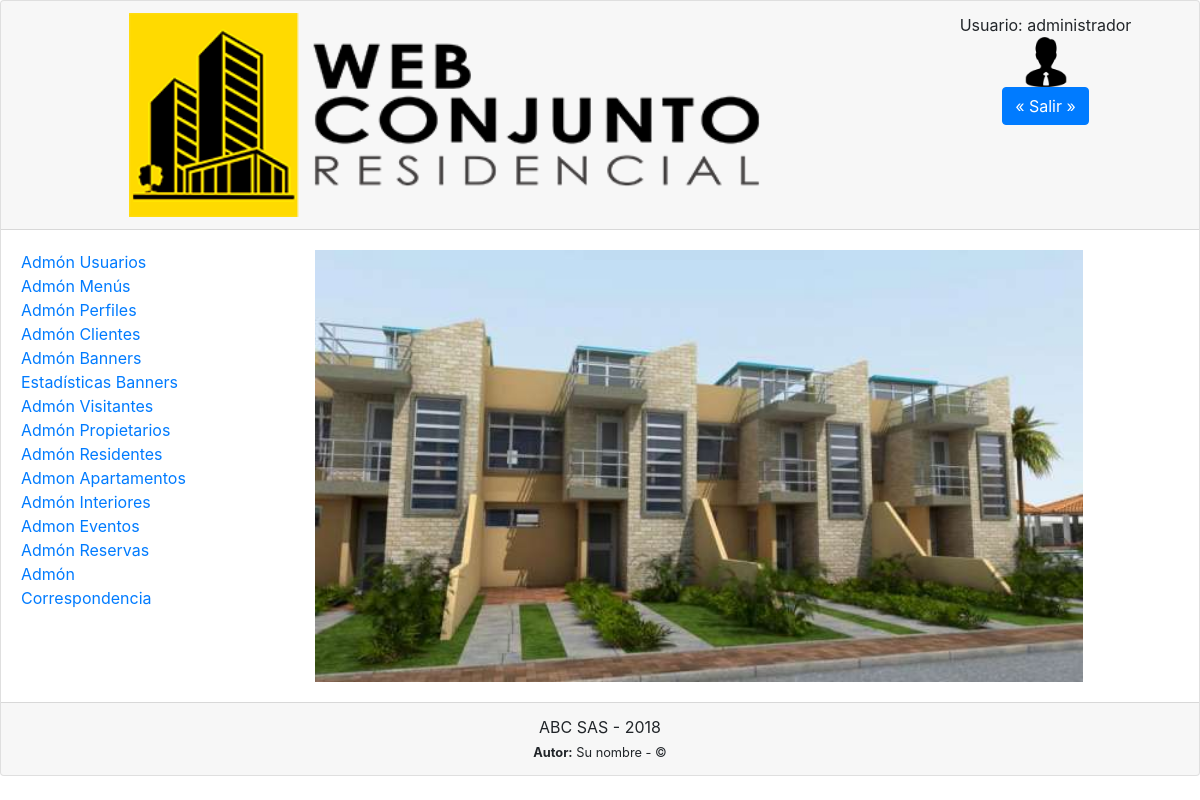
Screenshot of /dentrodehtdocs/mi_proyecto/aplicacion4.php (signed in) with the database file from the repository.
### tables this page shows
CREATE TABLE `menus` (
  `id_menu` int(2) NOT NULL AUTO_INCREMENT,
  `titulo` varchar(50) NOT NULL,
  `modulo` varchar(100) NOT NULL,
  `icono` varchar(100) NOT NULL,
  `url` varchar(100) NOT NULL,
  PRIMARY KEY (`id_menu`)
);

### config_conjunto/mysqli.class.php (called while the page is built, shortened)
<?php
class base
{
	private $db;
	private $id_resultado;
	function __construct($server=IPSERVER,$user=USERDB,$pass=PASSWD,$basedatos=DB,$port=PORTDB,$connection_type="N")
	{
		$this->db = null;
		$this->id_resultado = null;
	}
	function conectar($server=IPSERVER,$user=USERDB,$pass=PASSWD,$basedatos=DB,$port=PORTDB,$connection_type="N") {
		switch (strtoupper($connection_type)) {
			case 'N':
				$this->db = mysqli_connect($server,$user,$pass,$basedatos,$port);
				break;
		}
		if ($this->db) {
			$this->db->set_charset("utf8");
		}
		return($this->db);
	}
	function consulta($query) {
		return($this->id_resultado = $this->db->query($query));
	}
	function trae_fila($index_type="A") {
		switch ($index_type) {
			case 'A':
				$fila = mysqli_fetch_array($this->id_resultado,MYSQLI_ASSOC);
				break;
		}
		return($fila);
	}
}
class subase extends base
{
	function sub_tuplas($query, $index_type="A") {
		if (!empty($query)) {
			if ($this->consulta($query)) {
				$tabla=array();
				while ($fila=$this->trae_fila($index_type)) {
					$tabla[]=$fila;
				}
				return($tabla);
			} else {
				return null;
			}
		}
	}
}
?>

### dentrodehtdocs/mi_proyecto/menu4.php (the view, shortened to what this page needs)
<?php
$sql="SELECT id_menu,titulo FROM menus ORDER BY id_menu";
if ($tabla=$db->sub_tuplas($sql)) {
	foreach ($tabla as $key => $fila) {
		echo "<a href=\"".PROGRAMA."?opcion=".$fila["id_menu"],"\">".$fila["titulo"]."</a><br/>";
	}
}
?>

### dentrodehtdocs/mi_proyecto/aplicacion4.php (shortened to what this page needs)
<?php
$db = new subase();
?>
<!DOCTYPE html>
<html lang="es">
<head>
	<link rel="stylesheet" href="https://maxcdn.bootstrapcdn.com/bootstrap/4.1.3/css/bootstrap.min.css">
</head>
<body>
<div class="card">
  <div class="card-header">
	<div class="row">
	  <div class="col-sm-9" style="text-align: center;">
	  	<?php include "encabezado".VERSION.".php"; ?>
	  </div>
	  <div class="col-sm-3" style="text-align: center;">
		<?php include "usuario".VERSION.".php"; ?>
	  </div>
	</div>
  </div>
  <div class="card-body">
	<div class="row">
		<div class="col-sm-2" style="text-align: left;">
			<?php include "menu".VERSION.".php"; ?>
		</div>
		<div class="col-sm-10" style="text-align: center;">
			<?php include "contenido".VERSION.".php"; ?>
		</div>
	</div>
  </div>
  <div class="card-footer" style="text-align: center;">
	<?php include "pie".VERSION.".php"; ?>
  </div>
</div>
</body>
</html>

### dentrodehtdocs/mi_proyecto/encabezado4.php (shortened to what this page needs)
<img src="imagenes/logo.jpg" alt="Logo" width="75%">

### dentrodehtdocs/mi_proyecto/usuario4.php (shortened to what this page needs)
		Usuario: <?php echo $_SESSION["autb"]["nombre"]; ?><br/>
		<img src="<?php echo $_SESSION["autb"]["foto"]; ?>" alt="Logo" height="50"><br/>
<a href="<?php echo PROGRAMA.'?cerrar='.session_id(); ?>" class="btn btn-primary">&laquo; Salir &raquo;</a>

### dentrodehtdocs/mi_proyecto/contenido4.php (shortened to what this page needs)
<?php
if (isset($_GET["opcion"])) {
	$sql="SELECT modulo FROM menus WHERE id_menu=".$_GET["opcion"];
	if ($fila=$db->sub_fila($sql)) {
		include($fila["modulo"].VERSION.".php");
	} else {
		?>
		<img src="imagenes/perro_bravo.jpg" width="40%">
		<?php
	}
} else {
	?>
	<img src="imagenes/fondo.jpg" width="80%">
	<?php
}
?>

### dentrodehtdocs/mi_proyecto/pie4.php (shortened to what this page needs)
ABC SAS - 2018<br/>
<small><strong>Autor:</strong> Su nombre - &copy;</small>

### rows the page displays
menus: titulo "Admón Usuarios"
menus: titulo "Admón Menús"
menus: titulo "Admón Perfiles"
menus: titulo "Admón Clientes"
menus: titulo "Admón Banners"
menus: titulo "Estadísticas Banners"
menus: titulo "Admón Visitantes"
menus: titulo "Admón Propietarios"
menus: titulo "Admón Residentes"
menus: titulo "Admon Apartamentos"
menus: titulo "Admón Interiores"
menus: titulo "Admon Eventos"
menus: titulo "Admón Reservas"
menus: titulo "Admón Correspondencia"

### other values shown
$_SESSION["autb"]["nombre"] "administrador"
